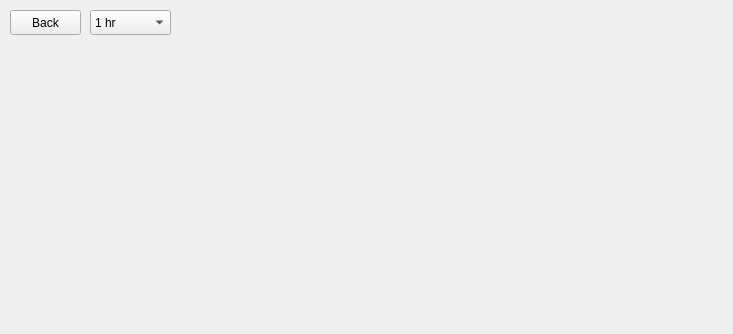
<?xml version="1.0" encoding="UTF-8"?>
<ui version="4.0">
 <class>GraphPage</class>
 <widget class="QWidget" name="GraphPage">
  <property name="geometry">
   <rect>
    <x>0</x>
    <y>0</y>
    <width>733</width>
    <height>334</height>
   </rect>
  </property>
  <property name="windowTitle">
   <string>Form</string>
  </property>
  <widget class="QPushButton" name="btnBack">
   <property name="geometry">
    <rect>
     <x>10</x>
     <y>10</y>
     <width>71</width>
     <height>25</height>
    </rect>
   </property>
   <property name="text">
    <string>Back</string>
   </property>
  </widget>
  <widget class="QComboBox" name="comboRange">
   <property name="geometry">
    <rect>
     <x>90</x>
     <y>10</y>
     <width>81</width>
     <height>25</height>
    </rect>
   </property>
   <property name="sizePolicy">
    <sizepolicy hsizetype="Preferred" vsizetype="Fixed">
     <horstretch>0</horstretch>
     <verstretch>0</verstretch>
    </sizepolicy>
   </property>
   <item>
    <property name="text">
     <string>1 hr</string>
    </property>
   </item>
   <item>
    <property name="text">
     <string>3 hr</string>
    </property>
   </item>
   <item>
    <property name="text">
     <string>6 hr</string>
    </property>
   </item>
  </widget>
  <widget class="GraphWidget" name="graphWidget" native="true">
   <property name="geometry">
    <rect>
     <x>180</x>
     <y>0</y>
     <width>551</width>
     <height>331</height>
    </rect>
   </property>
   <property name="sizePolicy">
    <sizepolicy hsizetype="Expanding" vsizetype="Expanding">
     <horstretch>0</horstretch>
     <verstretch>0</verstretch>
    </sizepolicy>
   </property>
  </widget>
 </widget>
 <customwidgets>
  <customwidget>
   <class>GraphWidget</class>
   <extends>QWidget</extends>
   <header>GraphWidget.h</header>
   <container>1</container>
  </customwidget>
 </customwidgets>
 <resources/>
 <connections/>
</ui>
